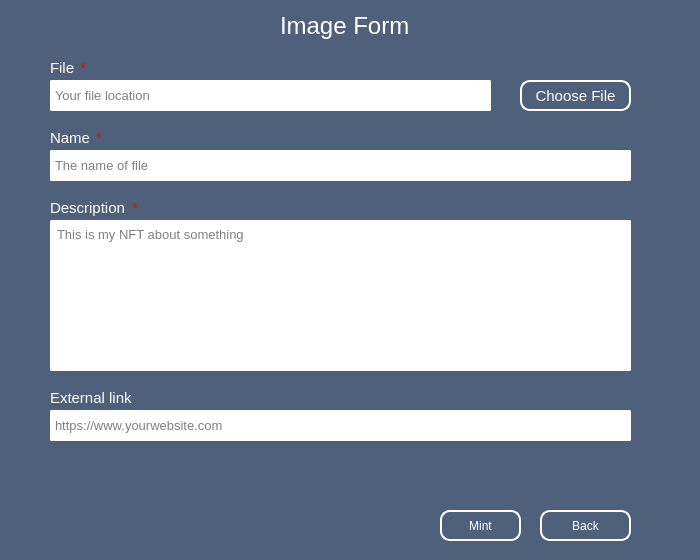
<?xml version="1.0" encoding="UTF-8"?>
<ui version="4.0">
 <class>Dialog</class>
 <widget class="QDialog" name="Dialog">
  <property name="geometry">
   <rect>
    <x>0</x>
    <y>0</y>
    <width>700</width>
    <height>560</height>
   </rect>
  </property>
  <property name="windowTitle">
   <string>Dialog</string>
  </property>
  <property name="styleSheet">
   <string notr="true">QWidget{
        background: #4e607a;
    }
QLabel{
        color: #ffffff;
    }
QLineEdit, QTextEdit {
        padding: 1px;

        border: 1.5px solid #ffffff;
        border-radius: 2px;
		background: #ffffff;
    }

QPushButton{
	color: #ffffff;
    border: 2px solid #ffffff;
    border-radius: 10px;
}
</string>
  </property>
  <widget class="QLabel" name="label_nama">
   <property name="geometry">
    <rect>
     <x>50</x>
     <y>130</y>
     <width>49</width>
     <height>16</height>
    </rect>
   </property>
   <property name="font">
    <font>
     <pointsize>11</pointsize>
    </font>
   </property>
   <property name="text">
    <string>Name</string>
   </property>
  </widget>
  <widget class="QLabel" name="label_deskripsi">
   <property name="geometry">
    <rect>
     <x>50</x>
     <y>200</y>
     <width>81</width>
     <height>16</height>
    </rect>
   </property>
   <property name="font">
    <font>
     <pointsize>11</pointsize>
    </font>
   </property>
   <property name="text">
    <string>Description</string>
   </property>
  </widget>
  <widget class="QLabel" name="label_website">
   <property name="geometry">
    <rect>
     <x>50</x>
     <y>390</y>
     <width>91</width>
     <height>16</height>
    </rect>
   </property>
   <property name="font">
    <font>
     <pointsize>11</pointsize>
    </font>
   </property>
   <property name="text">
    <string>External link</string>
   </property>
  </widget>
  <widget class="QLineEdit" name="lineEdit_nama">
   <property name="geometry">
    <rect>
     <x>50</x>
     <y>150</y>
     <width>581</width>
     <height>31</height>
    </rect>
   </property>
   <property name="font">
    <font>
     <pointsize>10</pointsize>
    </font>
   </property>
   <property name="placeholderText">
    <string>The name of file</string>
   </property>
  </widget>
  <widget class="QTextEdit" name="textEdit_deskripsi">
   <property name="geometry">
    <rect>
     <x>50</x>
     <y>220</y>
     <width>581</width>
     <height>151</height>
    </rect>
   </property>
   <property name="font">
    <font>
     <pointsize>10</pointsize>
    </font>
   </property>
   <property name="html">
    <string>&lt;!DOCTYPE HTML PUBLIC &quot;-//W3C//DTD HTML 4.0//EN&quot; &quot;http://www.w3.org/TR/REC-html40/strict.dtd&quot;&gt;
&lt;html&gt;&lt;head&gt;&lt;meta name=&quot;qrichtext&quot; content=&quot;1&quot; /&gt;&lt;meta charset=&quot;utf-8&quot; /&gt;&lt;style type=&quot;text/css&quot;&gt;
p, li { white-space: pre-wrap; }
&lt;/style&gt;&lt;/head&gt;&lt;body style=&quot; font-family:'Segoe UI'; font-size:10pt; font-weight:400; font-style:normal;&quot;&gt;
&lt;p style=&quot;-qt-paragraph-type:empty; margin-top:0px; margin-bottom:0px; margin-left:0px; margin-right:0px; -qt-block-indent:0; text-indent:0px; font-size:11pt;&quot;&gt;&lt;br /&gt;&lt;/p&gt;&lt;/body&gt;&lt;/html&gt;</string>
   </property>
   <property name="placeholderText">
    <string>This is my NFT about something</string>
   </property>
  </widget>
  <widget class="QLineEdit" name="lineEdit_website">
   <property name="geometry">
    <rect>
     <x>50</x>
     <y>410</y>
     <width>581</width>
     <height>31</height>
    </rect>
   </property>
   <property name="font">
    <font>
     <pointsize>10</pointsize>
    </font>
   </property>
   <property name="placeholderText">
    <string>https://www.yourwebsite.com</string>
   </property>
  </widget>
  <widget class="QLabel" name="label_file">
   <property name="geometry">
    <rect>
     <x>50</x>
     <y>60</y>
     <width>49</width>
     <height>16</height>
    </rect>
   </property>
   <property name="font">
    <font>
     <pointsize>11</pointsize>
    </font>
   </property>
   <property name="text">
    <string>File</string>
   </property>
  </widget>
  <widget class="QLineEdit" name="lineEdit_loc_file">
   <property name="geometry">
    <rect>
     <x>50</x>
     <y>80</y>
     <width>441</width>
     <height>31</height>
    </rect>
   </property>
   <property name="sizePolicy">
    <sizepolicy hsizetype="Expanding" vsizetype="Fixed">
     <horstretch>0</horstretch>
     <verstretch>0</verstretch>
    </sizepolicy>
   </property>
   <property name="font">
    <font>
     <pointsize>10</pointsize>
    </font>
   </property>
   <property name="text">
    <string/>
   </property>
   <property name="readOnly">
    <bool>true</bool>
   </property>
   <property name="placeholderText">
    <string>Your file location</string>
   </property>
  </widget>
  <widget class="QLabel" name="label_titleform">
   <property name="geometry">
    <rect>
     <x>280</x>
     <y>10</y>
     <width>131</width>
     <height>31</height>
    </rect>
   </property>
   <property name="font">
    <font>
     <pointsize>18</pointsize>
     <bold>false</bold>
    </font>
   </property>
   <property name="text">
    <string>Image Form</string>
   </property>
  </widget>
  <widget class="QPushButton" name="pushButton_mint">
   <property name="geometry">
    <rect>
     <x>440</x>
     <y>510</y>
     <width>81</width>
     <height>31</height>
    </rect>
   </property>
   <property name="text">
    <string>Mint</string>
   </property>
  </widget>
  <widget class="QPushButton" name="pushButton_close">
   <property name="geometry">
    <rect>
     <x>540</x>
     <y>510</y>
     <width>91</width>
     <height>31</height>
    </rect>
   </property>
   <property name="text">
    <string>Back</string>
   </property>
  </widget>
  <widget class="QPushButton" name="pushButton_choose">
   <property name="geometry">
    <rect>
     <x>520</x>
     <y>80</y>
     <width>111</width>
     <height>31</height>
    </rect>
   </property>
   <property name="font">
    <font>
     <pointsize>11</pointsize>
    </font>
   </property>
   <property name="text">
    <string>Choose File</string>
   </property>
  </widget>
  <widget class="QLabel" name="label_loading">
   <property name="geometry">
    <rect>
     <x>20</x>
     <y>450</y>
     <width>301</width>
     <height>81</height>
    </rect>
   </property>
   <property name="text">
    <string/>
   </property>
  </widget>
  <widget class="QLabel" name="bintang_3">
   <property name="geometry">
    <rect>
     <x>80</x>
     <y>60</y>
     <width>49</width>
     <height>16</height>
    </rect>
   </property>
   <property name="font">
    <font>
     <pointsize>11</pointsize>
    </font>
   </property>
   <property name="styleSheet">
    <string notr="true">color:rgb(255, 0, 0)</string>
   </property>
   <property name="text">
    <string>*</string>
   </property>
  </widget>
  <widget class="QLabel" name="bintang_4">
   <property name="geometry">
    <rect>
     <x>96</x>
     <y>130</y>
     <width>49</width>
     <height>16</height>
    </rect>
   </property>
   <property name="font">
    <font>
     <pointsize>11</pointsize>
    </font>
   </property>
   <property name="styleSheet">
    <string notr="true">color:rgb(255, 0, 0)</string>
   </property>
   <property name="text">
    <string>*</string>
   </property>
  </widget>
  <widget class="QLabel" name="bintang_5">
   <property name="geometry">
    <rect>
     <x>132</x>
     <y>200</y>
     <width>49</width>
     <height>16</height>
    </rect>
   </property>
   <property name="font">
    <font>
     <pointsize>11</pointsize>
    </font>
   </property>
   <property name="styleSheet">
    <string notr="true">color:rgb(255, 0, 0)</string>
   </property>
   <property name="text">
    <string>*</string>
   </property>
  </widget>
 </widget>
 <resources/>
 <connections/>
</ui>
